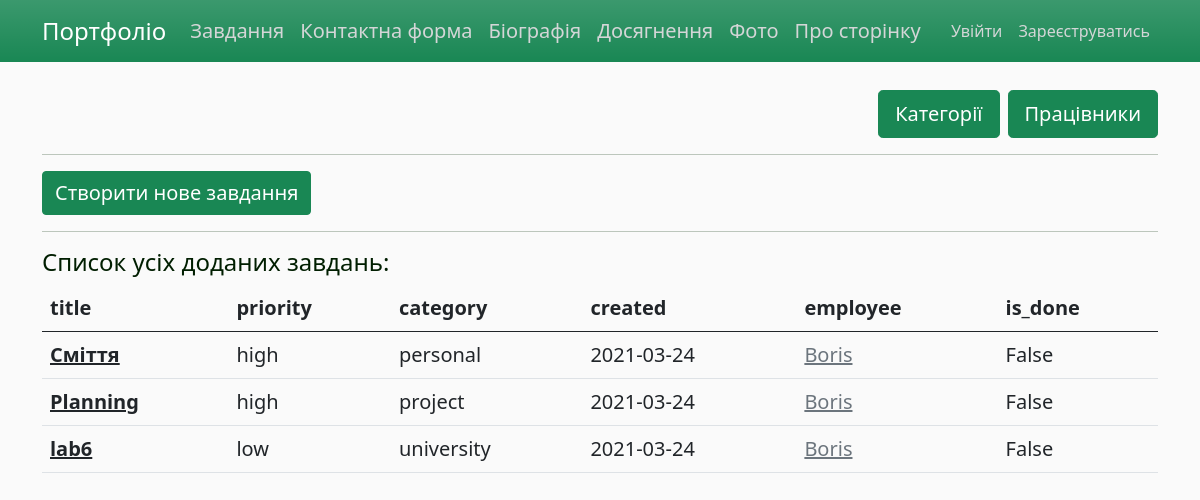
The app's page /task, older data.
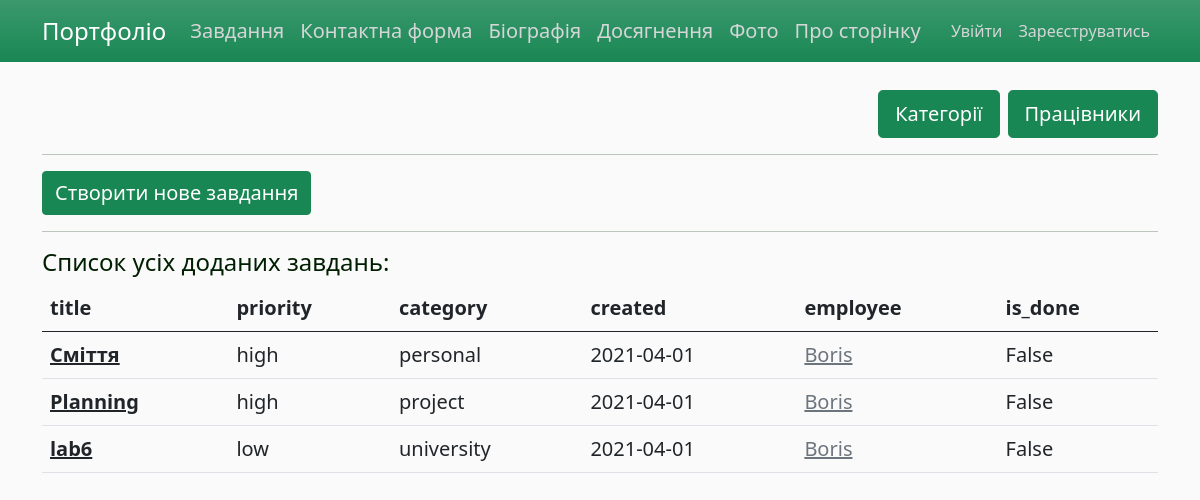
The same page, newer data.
### app/models.py (models this page shows, shortened)
class Task(db.Model):
    id = db.Column(db.Integer, primary_key=True)
    title = db.Column(db.String(80), nullable=False)
    description = db.Column(db.Text, nullable=False)
    created = db.Column(db.DateTime, default=datetime.utcnow)
    priority = db.Column(db.Enum(EnumPriority), default='low')
    is_done = db.Column(db.Boolean, default=False)
    category_id = db.Column(db.Integer(), db.ForeignKey('category.id'))

class Category(db.Model):
    id = db.Column(db.Integer, primary_key=True)
    name = db.Column(db.String(255), nullable=False, unique=True)
    tasks = db.relationship('Task', backref='categor', lazy='dynamic')

class Employee(db.Model):  # many to many з Tasks
    id = db.Column(db.Integer, primary_key=True)
    name = db.Column(db.String(25), nullable=False, unique=True)
    count_of_compltd_task = db.Column(db.Integer, nullable=False, default=0)
    tasks_todo = db.relationship('Task', secondary=many_to_many, backref=db.backref('for_empl'))

### app/views.py (the view)
@app.route("/task")
def task_all():
    print("task_all")
    all_tasks = Task.query.order_by(case(value=Task.priority, whens={'low': 0, 'medium': 1, 'high': 2}).desc(),
                                    Task.created).all()
    print(','.join(t.name for t in all_tasks[0].for_empl))
    return render_template('task_all.html', title='Завдання', all_tasks=all_tasks)

### app/views.py (called while the page is built)
@app.after_request
def after_request_func(response):
    if current_user:
        current_user.last_time_seen = datetime.utcnow()
        try:
            db.session.commit()
        except:
            db.session.rollback()
    return response

### app/templates/task_all.html
{% extends "layout.html" %}
{% block content %}
    {% from "_render_field.html" import render_field %}
    <div class="d-grid gap-2 d-md-flex justify-content-md-end">
        <a href="{{url_for('category')}}" class="btn btn-success btn-lg fs-5"> Категорії </a>
        <a href="{{url_for('employee_create')}}" class="btn btn-success btn-lg fs-5"> Працівники </a>
    </div>
    <hr>
    <a href="/task/create" class="btn btn-success fs-5"> Створити нове завдання </a>
    <hr>
    <h4>Cписок усіх доданих завдань:</h4>
    <table class="table table-hover">
      <thead>
        <tr>
          <th scope="col">title</th>
          <th scope="col">priority</th>
            <th scope="col">category</th>
          <th scope="col">created</th>
            <th scope="col">employee</th>
            <th scope="col">is_done</th>
        </tr>
      </thead>
      <tbody>
        {% for task in all_tasks %}
            <tr>
              <th><a href="{{url_for('task_detail', id=task.id)}}" class="link-dark"> {{ task.title }}</a></th>
              <td>{{ task.priority.name }}</td>
                <td>{{ task.categor.name }}</td>
              <td>{{ task.created.strftime('%Y-%m-%d') | safe}}</td>
                <td>
                    {% for t in task.for_empl %}
                        <a href="{{url_for('employee_profile', id=t.id)}}" class="link-secondary"> {{ t.name }}</a><br>
                    {% endfor %}
                </td>
                <td>{{ task.is_done }}</td>
            </tr>
        {% endfor %}
      </tbody>
    </table>
{% endblock content %}

### app/templates/layout.html (shortened to what this page needs)
<!DOCTYPE html>
<html>
<head lang="en">
    <link href="https://cdn.jsdelivr.net/npm/bootstrap@5.0.0-beta2/dist/css/bootstrap.min.css" rel="stylesheet">
    <link rel="stylesheet" type="text/css" href="{{ url_for('static', filename='css/custom.css') }}">
</head>
<body>
    <header>
      <nav class="navbar navbar-expand-lg navbar-dark bg-success bg-gradient fixed-top">
        <div class="container">
          <a class="navbar-brand fs-4" href="/">Портфоліо</a>
            <div class="collapse navbar-collapse fs-5" id="navbarNavDropdown">
                <ul class="navbar-nav">
                    <li class="nav-item">
                      <a class="nav-link" aria-current="page" href="{{url_for('task_all')}}">Завдання</a>
                    </li>
                    <li class="nav-item">
                      <a class="nav-link" aria-current="page" href="{{url_for('contact')}}">Контактна форма</a>
                    </li>
                    <li class="nav-item">
                      <a class="nav-link" aria-current="page" href="{{url_for('bio')}}">Біографія</a>
                    </li>
                    <li class="nav-item">
                      <a class="nav-link" aria-current="page" href="{{url_for('achievements')}}">Досягнення</a>
                    </li>
                    <li class="nav-item">
                      <a class="nav-link" aria-current="page" href="{{url_for('photo')}}">Фото</a>
                    </li>
                    <li class="nav-item">
                      <a class="nav-link" aria-current="page" href="{{url_for('about')}}">Про сторінку</a>
                    </li>
                </ul>
            </div>
            <div class="navbar-nav">
                {% if current_user.is_authenticated %}
                    <a class="nav-item nav-link rounded" href="{{ url_for('account') }}">Мій профіль</a>
                    <a class="nav-item nav-link rounded" href="{{ url_for('logout') }}">Вихід</a>
                {% else %}
                    <a class="nav-item nav-link rounded" href="{{ url_for('login') }}">Увійти</a>
                    <a class="nav-item nav-link rounded" href="{{ url_for('register') }}">Зареєструватись</a>
                {% endif %}
            </div>
        </div>
      </nav>
    </header>
    <main class="container fs-5">
        <br><br><br>
        {% block content %}{% endblock %}
    </main>
</body>
</html>

### app/static/css/custom.css (style rules this page uses)
body { background: #fafafa; color: #002800; }
h1, h2, h3, h4, h5, h6 { color: #001e00; }
.navbar-nav .nav-link { color: #d4d6d7 !important; }

Row changes from the older to the newer data that the page shows:
changed Task "Сміття": created "2021-03-24" → "2021-04-01"
changed Task "Planning": created "2021-03-24" → "2021-04-01"
changed Task "lab6": created "2021-03-24" → "2021-04-01"
